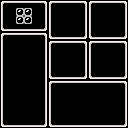

A 2D game scene composited from a Tiled map and its tileset images. What follows is a short description and the map's XML, with every tile layer's data as written:
An orthogonal 16x16 tile map with 8x8 px tiles, 1 tile layer (Tile Layer 1).

<map version="1.4" tiledversion="1.4.1" orientation="orthogonal" renderorder="right-down" width="16" height="16" tilewidth="8" tileheight="8" infinite="0" nextlayerid="2" nextobjectid="1">
 <tileset firstgid="1" source="Overworld.tsx" />
 <layer id="1" name="Tile Layer 1" width="16" height="16">
  <data encoding="csv">
838,839,839,839,839,840,838,839,839,839,840,838,839,839,839,840,
902,903,457,457,903,904,902,903,903,903,904,902,903,903,903,904,
902,903,457,457,903,904,902,903,903,903,904,902,903,903,903,904,
966,967,967,967,967,968,902,903,903,903,904,902,903,903,903,904,
838,839,839,839,839,840,966,967,967,967,968,966,967,967,967,968,
902,903,903,903,903,904,838,839,839,839,840,838,839,839,839,840,
902,903,903,903,903,904,902,903,903,903,904,902,903,903,903,904,
902,903,903,903,903,904,902,903,903,903,904,902,903,903,903,904,
902,903,903,903,903,904,902,903,903,903,904,902,903,903,903,904,
902,903,903,903,903,904,966,967,967,967,968,966,967,967,967,968,
902,903,903,903,903,904,838,839,839,839,839,839,839,839,839,840,
902,903,903,903,903,904,902,903,903,903,903,903,903,903,903,904,
902,903,903,903,903,904,902,903,903,903,903,903,903,903,903,904,
902,903,903,903,903,904,902,903,903,903,903,903,903,903,903,904,
902,903,903,903,903,904,902,903,903,903,903,903,903,903,903,904,
966,967,967,967,967,968,966,967,967,967,967,967,967,967,967,968
</data>
 </layer>
</map>
